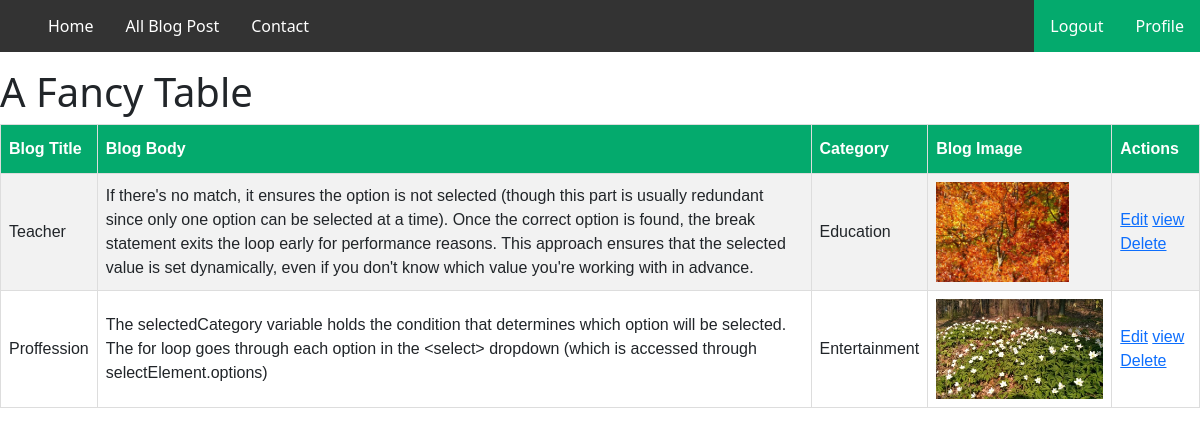
Screenshot of /createdJob/ (signed in) with the database file from the repository.
### myApp/models.py (models this page shows, shortened)
class BlogPostModel(models.Model):
    CATEGORY=[
        ('Technology','Technology'),
        ('Sports','Sports'),
        ('Entertainment','Entertainment'),
        ('Politics','Politics'),
        ('Business','Business'),
        ('Health','Health'),
        ('Education','Education'),
        ('Travel','Travel'),
        ('Food','Food'),
        ('Fashion','Fashion'),
    ]
    user=models.ForeignKey(Custom_user,on_delete=models.CASCADE)
    BlogTitle=models.CharField(max_length=500,null=True)
    BlogBody=models.TextField(null=True)
    Category=models.CharField(choices=CATEGORY, max_length=100,null=True)
    Blog_Pic=models.ImageField(upload_to='Media/Blog_Pic',null=True)
    created = models.DateTimeField(auto_now_add=True,null=True)
    modified = models.DateTimeField(auto_now=True,null=True)

### myProject/views.py (the view)
# urls.py: path('createdJob/',createdJob,name='createdJob'),
def createdJob(request):
    current_user=request.user
    blog=BlogPostModel.objects.filter(user=current_user)
    context={
        'blog':blog
    }
    return render(request, 'createdJob.html',context)

### Template/createdJob.html (shortened to what this page needs)
{% extends 'basePage.html' %}
{% block body %}
<!DOCTYPE html>
<html>
<head>
</head>
<body>
<h1>A Fancy Table</h1>
<table id="customers">
  <tr>
    <th>Blog Title</th>
    <th>Blog Body</th>
    <th>Category</th>
    <th>Blog Image</th>
    <th>Actions</th>
  </tr>
  {% for i in blog %}
  <tr>
    <td>{{i.BlogTitle}}</td>
    <td>{{i.BlogBody}}</td>
    <td>{{i.Category}}</td>
    <td>
      <img src="/{{i.Blog_Pic}}" height="100px" alt="">
    </td>
    <td>
      <a href=" {% url 'editBlog' i.id %} ">Edit</a>
      <a href=" {% url 'viewSingleBlog' i.id %} ">view</a>
      <a href=" {% url 'deleteBlog' i.id %} ">Delete</a>
    </td>
  </tr>
  {% endfor %}
</table>
</body>
</html>
{% endblock body %}

### Template/createdJob.html (style rules this page uses)
#customers { font-family: Arial, Helvetica, sans-serif; border-collapse: collapse; width: 100%; }
#customers td, #customers th { border: 1px solid #ddd; padding: 8px; }
#customers tr:nth-child(even) { background-color: #f2f2f2; }
#customers th { padding-top: 12px; padding-bottom: 12px; text-align: left; background-color: #04AA6D; color: white; }

### rows the page displays
BlogPostModel: BlogTitle "Teacher", BlogBody "If there's no match, it ensures the option is not selected (though this part is usually redundant since only one option can be selected at a time). Once the correct option is found, the break statement exits the loop early for performance reasons. This approach ensures that the selected value is set dynamically, even if you don't know which value you're working with in advance.", Category "Education", Blog_Pic (picture)
BlogPostModel: BlogTitle "Proffession", BlogBody "The selectedCategory variable holds the condition that determines which option will be selected. The for loop goes through each option in the <select> dropdown (which is accessed through selectElement.options)", Category "Entertainment", Blog_Pic (picture)
